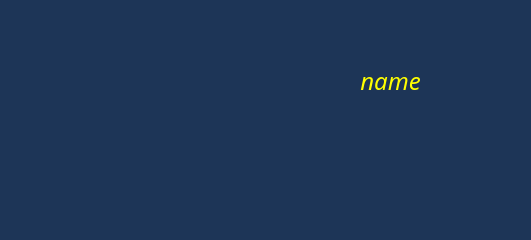
<?xml version="1.0" encoding="UTF-8"?>
<ui version="4.0">
 <class>WinnerDialog</class>
 <widget class="QDialog" name="WinnerDialog">
  <property name="geometry">
   <rect>
    <x>0</x>
    <y>0</y>
    <width>531</width>
    <height>240</height>
   </rect>
  </property>
  <property name="palette">
   <palette>
    <active>
     <colorrole role="WindowText">
      <brush brushstyle="SolidPattern">
       <color alpha="255">
        <red>255</red>
        <green>255</green>
        <blue>255</blue>
       </color>
      </brush>
     </colorrole>
     <colorrole role="Button">
      <brush brushstyle="SolidPattern">
       <color alpha="255">
        <red>29</red>
        <green>53</green>
        <blue>87</blue>
       </color>
      </brush>
     </colorrole>
     <colorrole role="Light">
      <brush brushstyle="SolidPattern">
       <color alpha="255">
        <red>43</red>
        <green>80</green>
        <blue>130</blue>
       </color>
      </brush>
     </colorrole>
     <colorrole role="Midlight">
      <brush brushstyle="SolidPattern">
       <color alpha="255">
        <red>36</red>
        <green>66</green>
        <blue>108</blue>
       </color>
      </brush>
     </colorrole>
     <colorrole role="Dark">
      <brush brushstyle="SolidPattern">
       <color alpha="255">
        <red>14</red>
        <green>26</green>
        <blue>43</blue>
       </color>
      </brush>
     </colorrole>
     <colorrole role="Mid">
      <brush brushstyle="SolidPattern">
       <color alpha="255">
        <red>19</red>
        <green>35</green>
        <blue>58</blue>
       </color>
      </brush>
     </colorrole>
     <colorrole role="Text">
      <brush brushstyle="SolidPattern">
       <color alpha="255">
        <red>255</red>
        <green>255</green>
        <blue>255</blue>
       </color>
      </brush>
     </colorrole>
     <colorrole role="BrightText">
      <brush brushstyle="SolidPattern">
       <color alpha="255">
        <red>255</red>
        <green>255</green>
        <blue>255</blue>
       </color>
      </brush>
     </colorrole>
     <colorrole role="ButtonText">
      <brush brushstyle="SolidPattern">
       <color alpha="255">
        <red>255</red>
        <green>255</green>
        <blue>255</blue>
       </color>
      </brush>
     </colorrole>
     <colorrole role="Base">
      <brush brushstyle="SolidPattern">
       <color alpha="255">
        <red>0</red>
        <green>0</green>
        <blue>0</blue>
       </color>
      </brush>
     </colorrole>
     <colorrole role="Window">
      <brush brushstyle="SolidPattern">
       <color alpha="255">
        <red>29</red>
        <green>53</green>
        <blue>87</blue>
       </color>
      </brush>
     </colorrole>
     <colorrole role="Shadow">
      <brush brushstyle="SolidPattern">
       <color alpha="255">
        <red>0</red>
        <green>0</green>
        <blue>0</blue>
       </color>
      </brush>
     </colorrole>
     <colorrole role="AlternateBase">
      <brush brushstyle="SolidPattern">
       <color alpha="255">
        <red>14</red>
        <green>26</green>
        <blue>43</blue>
       </color>
      </brush>
     </colorrole>
     <colorrole role="ToolTipBase">
      <brush brushstyle="SolidPattern">
       <color alpha="255">
        <red>255</red>
        <green>255</green>
        <blue>220</blue>
       </color>
      </brush>
     </colorrole>
     <colorrole role="ToolTipText">
      <brush brushstyle="SolidPattern">
       <color alpha="255">
        <red>0</red>
        <green>0</green>
        <blue>0</blue>
       </color>
      </brush>
     </colorrole>
     <colorrole role="PlaceholderText">
      <brush brushstyle="SolidPattern">
       <color alpha="128">
        <red>255</red>
        <green>255</green>
        <blue>255</blue>
       </color>
      </brush>
     </colorrole>
    </active>
    <inactive>
     <colorrole role="WindowText">
      <brush brushstyle="SolidPattern">
       <color alpha="255">
        <red>255</red>
        <green>255</green>
        <blue>255</blue>
       </color>
      </brush>
     </colorrole>
     <colorrole role="Button">
      <brush brushstyle="SolidPattern">
       <color alpha="255">
        <red>29</red>
        <green>53</green>
        <blue>87</blue>
       </color>
      </brush>
     </colorrole>
     <colorrole role="Light">
      <brush brushstyle="SolidPattern">
       <color alpha="255">
        <red>43</red>
        <green>80</green>
        <blue>130</blue>
       </color>
      </brush>
     </colorrole>
     <colorrole role="Midlight">
      <brush brushstyle="SolidPattern">
       <color alpha="255">
        <red>36</red>
        <green>66</green>
        <blue>108</blue>
       </color>
      </brush>
     </colorrole>
     <colorrole role="Dark">
      <brush brushstyle="SolidPattern">
       <color alpha="255">
        <red>14</red>
        <green>26</green>
        <blue>43</blue>
       </color>
      </brush>
     </colorrole>
     <colorrole role="Mid">
      <brush brushstyle="SolidPattern">
       <color alpha="255">
        <red>19</red>
        <green>35</green>
        <blue>58</blue>
       </color>
      </brush>
     </colorrole>
     <colorrole role="Text">
      <brush brushstyle="SolidPattern">
       <color alpha="255">
        <red>255</red>
        <green>255</green>
        <blue>255</blue>
       </color>
      </brush>
     </colorrole>
     <colorrole role="BrightText">
      <brush brushstyle="SolidPattern">
       <color alpha="255">
        <red>255</red>
        <green>255</green>
        <blue>255</blue>
       </color>
      </brush>
     </colorrole>
     <colorrole role="ButtonText">
      <brush brushstyle="SolidPattern">
       <color alpha="255">
        <red>255</red>
        <green>255</green>
        <blue>255</blue>
       </color>
      </brush>
     </colorrole>
     <colorrole role="Base">
      <brush brushstyle="SolidPattern">
       <color alpha="255">
        <red>0</red>
        <green>0</green>
        <blue>0</blue>
       </color>
      </brush>
     </colorrole>
     <colorrole role="Window">
      <brush brushstyle="SolidPattern">
       <color alpha="255">
        <red>29</red>
        <green>53</green>
        <blue>87</blue>
       </color>
      </brush>
     </colorrole>
     <colorrole role="Shadow">
      <brush brushstyle="SolidPattern">
       <color alpha="255">
        <red>0</red>
        <green>0</green>
        <blue>0</blue>
       </color>
      </brush>
     </colorrole>
     <colorrole role="AlternateBase">
      <brush brushstyle="SolidPattern">
       <color alpha="255">
        <red>14</red>
        <green>26</green>
        <blue>43</blue>
       </color>
      </brush>
     </colorrole>
     <colorrole role="ToolTipBase">
      <brush brushstyle="SolidPattern">
       <color alpha="255">
        <red>255</red>
        <green>255</green>
        <blue>220</blue>
       </color>
      </brush>
     </colorrole>
     <colorrole role="ToolTipText">
      <brush brushstyle="SolidPattern">
       <color alpha="255">
        <red>0</red>
        <green>0</green>
        <blue>0</blue>
       </color>
      </brush>
     </colorrole>
     <colorrole role="PlaceholderText">
      <brush brushstyle="SolidPattern">
       <color alpha="128">
        <red>255</red>
        <green>255</green>
        <blue>255</blue>
       </color>
      </brush>
     </colorrole>
    </inactive>
    <disabled>
     <colorrole role="WindowText">
      <brush brushstyle="SolidPattern">
       <color alpha="255">
        <red>14</red>
        <green>26</green>
        <blue>43</blue>
       </color>
      </brush>
     </colorrole>
     <colorrole role="Button">
      <brush brushstyle="SolidPattern">
       <color alpha="255">
        <red>29</red>
        <green>53</green>
        <blue>87</blue>
       </color>
      </brush>
     </colorrole>
     <colorrole role="Light">
      <brush brushstyle="SolidPattern">
       <color alpha="255">
        <red>43</red>
        <green>80</green>
        <blue>130</blue>
       </color>
      </brush>
     </colorrole>
     <colorrole role="Midlight">
      <brush brushstyle="SolidPattern">
       <color alpha="255">
        <red>36</red>
        <green>66</green>
        <blue>108</blue>
       </color>
      </brush>
     </colorrole>
     <colorrole role="Dark">
      <brush brushstyle="SolidPattern">
       <color alpha="255">
        <red>14</red>
        <green>26</green>
        <blue>43</blue>
       </color>
      </brush>
     </colorrole>
     <colorrole role="Mid">
      <brush brushstyle="SolidPattern">
       <color alpha="255">
        <red>19</red>
        <green>35</green>
        <blue>58</blue>
       </color>
      </brush>
     </colorrole>
     <colorrole role="Text">
      <brush brushstyle="SolidPattern">
       <color alpha="255">
        <red>14</red>
        <green>26</green>
        <blue>43</blue>
       </color>
      </brush>
     </colorrole>
     <colorrole role="BrightText">
      <brush brushstyle="SolidPattern">
       <color alpha="255">
        <red>255</red>
        <green>255</green>
        <blue>255</blue>
       </color>
      </brush>
     </colorrole>
     <colorrole role="ButtonText">
      <brush brushstyle="SolidPattern">
       <color alpha="255">
        <red>14</red>
        <green>26</green>
        <blue>43</blue>
       </color>
      </brush>
     </colorrole>
     <colorrole role="Base">
      <brush brushstyle="SolidPattern">
       <color alpha="255">
        <red>29</red>
        <green>53</green>
        <blue>87</blue>
       </color>
      </brush>
     </colorrole>
     <colorrole role="Window">
      <brush brushstyle="SolidPattern">
       <color alpha="255">
        <red>29</red>
        <green>53</green>
        <blue>87</blue>
       </color>
      </brush>
     </colorrole>
     <colorrole role="Shadow">
      <brush brushstyle="SolidPattern">
       <color alpha="255">
        <red>0</red>
        <green>0</green>
        <blue>0</blue>
       </color>
      </brush>
     </colorrole>
     <colorrole role="AlternateBase">
      <brush brushstyle="SolidPattern">
       <color alpha="255">
        <red>29</red>
        <green>53</green>
        <blue>87</blue>
       </color>
      </brush>
     </colorrole>
     <colorrole role="ToolTipBase">
      <brush brushstyle="SolidPattern">
       <color alpha="255">
        <red>255</red>
        <green>255</green>
        <blue>220</blue>
       </color>
      </brush>
     </colorrole>
     <colorrole role="ToolTipText">
      <brush brushstyle="SolidPattern">
       <color alpha="255">
        <red>0</red>
        <green>0</green>
        <blue>0</blue>
       </color>
      </brush>
     </colorrole>
     <colorrole role="PlaceholderText">
      <brush brushstyle="SolidPattern">
       <color alpha="128">
        <red>255</red>
        <green>255</green>
        <blue>255</blue>
       </color>
      </brush>
     </colorrole>
    </disabled>
   </palette>
  </property>
  <property name="windowTitle">
   <string>Dialog</string>
  </property>
  <property name="windowIcon">
   <iconset resource="Resorces.qrc">
    <normaloff>:/Logo/tic-tac-toe.png</normaloff>:/Logo/tic-tac-toe.png</iconset>
  </property>
  <widget class="QLabel" name="label">
   <property name="geometry">
    <rect>
     <x>-70</x>
     <y>-10</y>
     <width>531</width>
     <height>350</height>
    </rect>
   </property>
   <property name="maximumSize">
    <size>
     <width>531</width>
     <height>350</height>
    </size>
   </property>
   <property name="text">
    <string/>
   </property>
   <property name="pixmap">
    <pixmap resource="Resorces.qrc">:/winlose/success.png</pixmap>
   </property>
   <property name="scaledContents">
    <bool>false</bool>
   </property>
  </widget>
  <widget class="QLabel" name="label_2">
   <property name="geometry">
    <rect>
     <x>250</x>
     <y>60</y>
     <width>281</width>
     <height>41</height>
    </rect>
   </property>
   <property name="font">
    <font>
     <family>Harlow Solid Italic</family>
     <pointsize>18</pointsize>
     <italic>true</italic>
    </font>
   </property>
   <property name="styleSheet">
    <string notr="true">color: rgb(255, 255, 0);</string>
   </property>
   <property name="text">
    <string>name</string>
   </property>
   <property name="alignment">
    <set>Qt::AlignCenter</set>
   </property>
  </widget>
 </widget>
 <resources>
  <include location="Resorces.qrc"/>
 </resources>
 <connections/>
</ui>
